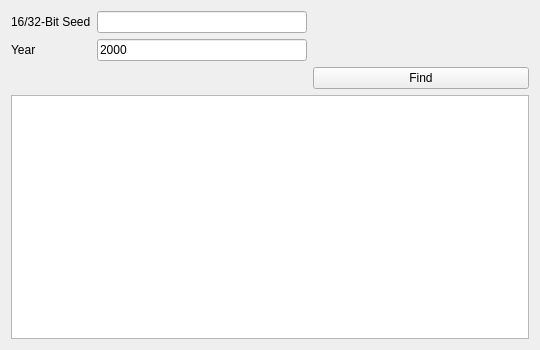
<?xml version="1.0" encoding="UTF-8"?>
<ui version="4.0">
 <class>SeedTime3</class>
 <widget class="QWidget" name="SeedTime3">
  <property name="geometry">
   <rect>
    <x>0</x>
    <y>0</y>
    <width>540</width>
    <height>350</height>
   </rect>
  </property>
  <property name="minimumSize">
   <size>
    <width>540</width>
    <height>350</height>
   </size>
  </property>
  <property name="maximumSize">
   <size>
    <width>540</width>
    <height>350</height>
   </size>
  </property>
  <property name="windowTitle">
   <string>Gen 3 Seed to Time</string>
  </property>
  <layout class="QGridLayout" name="gridLayout">
   <item row="0" column="0">
    <widget class="QLabel" name="seedLabel">
     <property name="text">
      <string>16/32-Bit Seed</string>
     </property>
    </widget>
   </item>
   <item row="0" column="1">
    <widget class="TextBox" name="textBoxSeed"/>
   </item>
   <item row="0" column="2">
    <spacer name="horizontalSpacer">
     <property name="orientation">
      <enum>Qt::Horizontal</enum>
     </property>
     <property name="sizeHint" stdset="0">
      <size>
       <width>216</width>
       <height>20</height>
      </size>
     </property>
    </spacer>
   </item>
   <item row="1" column="0">
    <widget class="QLabel" name="labelYear">
     <property name="text">
      <string>Year</string>
     </property>
    </widget>
   </item>
   <item row="1" column="1">
    <widget class="TextBox" name="textBoxYear">
     <property name="text">
      <string notr="true">2000</string>
     </property>
    </widget>
   </item>
   <item row="2" column="2">
    <widget class="QPushButton" name="pushButtonFind">
     <property name="text">
      <string>Find</string>
     </property>
    </widget>
   </item>
   <item row="3" column="0" colspan="3">
    <widget class="TableView" name="tableView">
     <property name="editTriggers">
      <set>QAbstractItemView::NoEditTriggers</set>
     </property>
     <property name="sortingEnabled">
      <bool>false</bool>
     </property>
     <attribute name="horizontalHeaderDefaultSectionSize">
      <number>100</number>
     </attribute>
     <attribute name="verticalHeaderVisible">
      <bool>false</bool>
     </attribute>
     <attribute name="verticalHeaderMinimumSectionSize">
      <number>20</number>
     </attribute>
     <attribute name="verticalHeaderDefaultSectionSize">
      <number>21</number>
     </attribute>
    </widget>
   </item>
  </layout>
 </widget>
 <customwidgets>
  <customwidget>
   <class>TextBox</class>
   <extends>QLineEdit</extends>
   <header>Forms/Controls/TextBox.hpp</header>
  </customwidget>
  <customwidget>
   <class>TableView</class>
   <extends>QTableView</extends>
   <header>Forms/Controls/TableView.hpp</header>
  </customwidget>
 </customwidgets>
 <tabstops>
  <tabstop>textBoxSeed</tabstop>
  <tabstop>textBoxYear</tabstop>
  <tabstop>pushButtonFind</tabstop>
  <tabstop>tableView</tabstop>
 </tabstops>
 <resources/>
 <connections/>
</ui>
